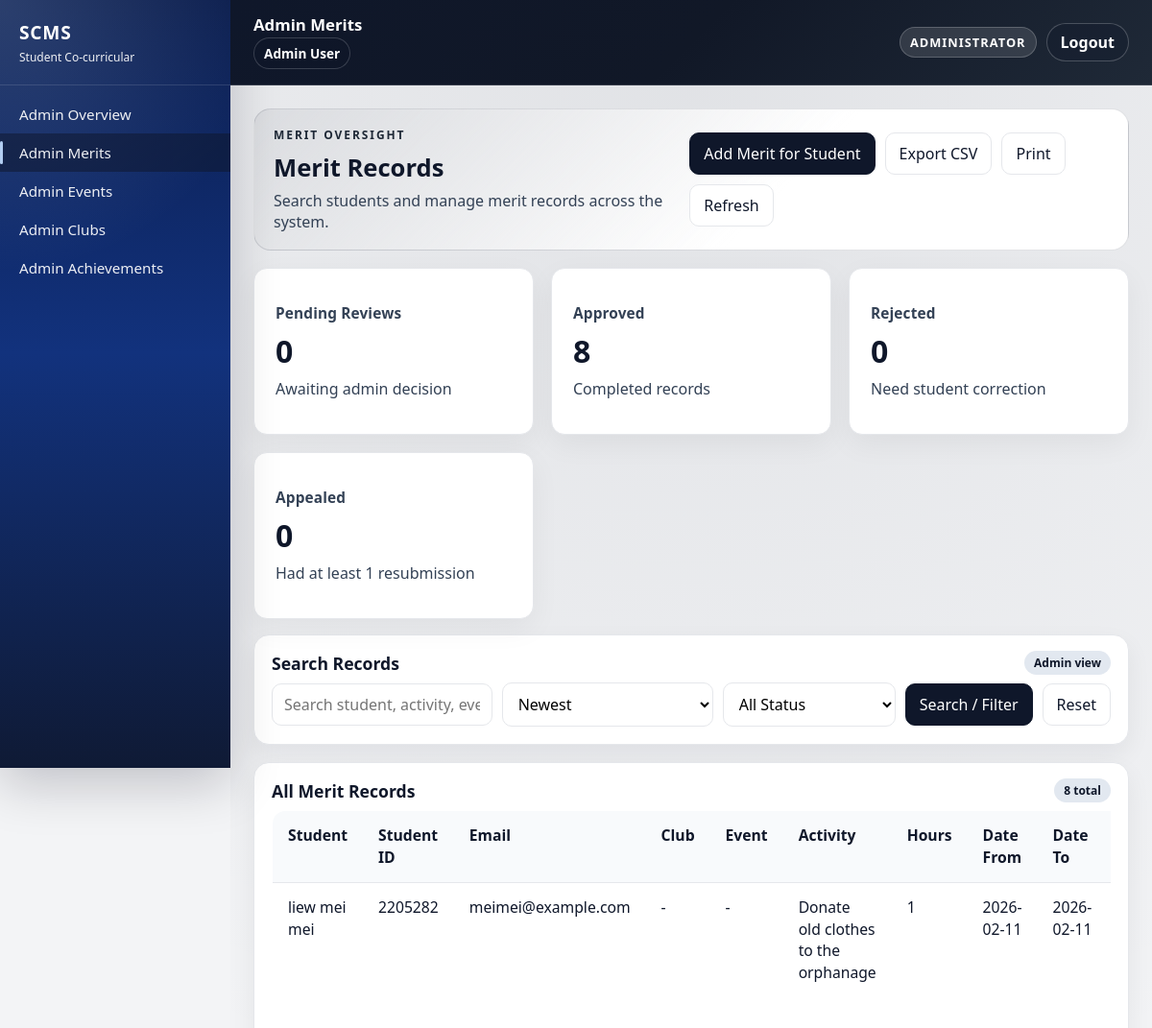
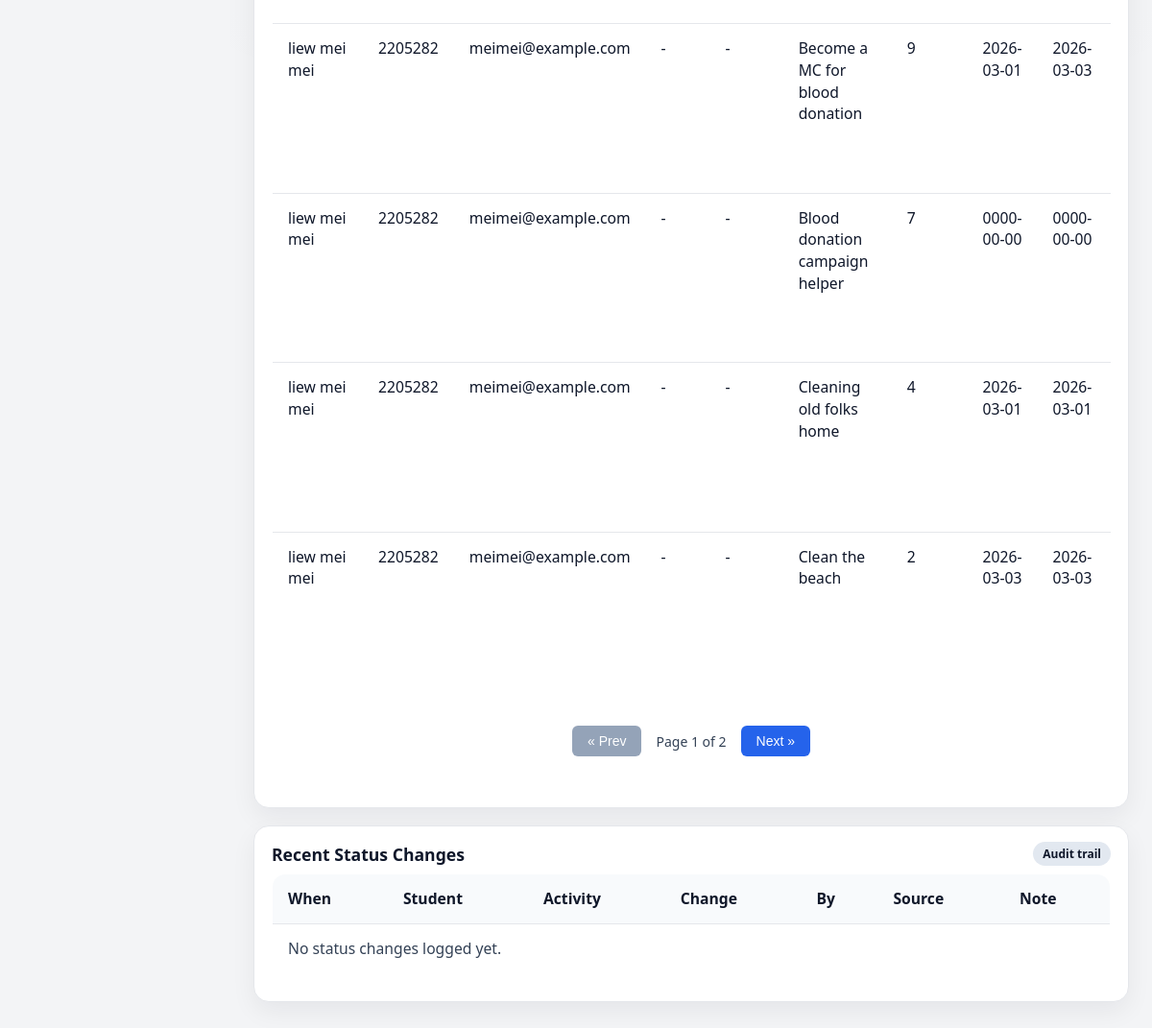
The page /public/index.php?url=merit/index (signed in) on the database its author committed (2 pictures, top to bottom).
### tables this page shows
CREATE TABLE `merits` (
  `meritID` int(11) NOT NULL,
  `userID` int(11) NOT NULL,
  `eventID` int(11) DEFAULT NULL,
  `activityName` varchar(150) NOT NULL,
  `hours` int(11) NOT NULL,
  `dateFrom` date DEFAULT NULL,
  `dateTo` date DEFAULT NULL,
  `status` enum('pending','approved','rejected') NOT NULL DEFAULT 'pending',
  `submitted_at` timestamp NOT NULL DEFAULT current_timestamp(),
  `reviewed_at` timestamp NULL DEFAULT NULL,
  `reviewed_by` int(11) DEFAULT NULL,
  `review_note` text DEFAULT NULL,
  `evidence_path` varchar(255) DEFAULT NULL,
  `appeal_note` text DEFAULT NULL,
  `appealed_at` datetime DEFAULT NULL,
  `resubmission_count` int(11) NOT NULL DEFAULT 0,
  `last_resubmitted_at` datetime DEFAULT NULL
);

CREATE TABLE `users` (
  `userID` int(11) NOT NULL,
  `student_id` varchar(20) NOT NULL,
  `name` varchar(100) NOT NULL,
  `email` varchar(100) NOT NULL,
  `passwordHash` varchar(255) NOT NULL,
  `isAdmin` tinyint(1) DEFAULT 0,
  `created_at` timestamp NOT NULL DEFAULT current_timestamp()
);

### app/models/Merit.php (called while the page is built, shortened)
<?php
class Merit {
    public static function getAllWithUser($search = null, $sort = null, $status = null) {
        $db = Database::connect();
        $allowedSort = [
            'meritID' => 'm.meritID',
            'activityName' => 'm.activityName',
            'eventTitle' => 'e.eventTitle',
            'clubName' => 'cc.clubName',
            'hours' => 'm.hours',
            'dateFrom' => 'm.dateFrom',
            'dateTo' => 'm.dateTo',
            'student' => 'u.name',
            'student_id' => 'u.student_id',
            'status' => 'm.status',
        ];
        $sortColumn = $allowedSort[$sort] ?? 'm.meritID';
        $sql = "SELECT m.*, u.name AS userName, u.email AS userEmail, u.student_id AS studentId,
                       e.eventTitle, e.eventDate, e.eventHours, cc.clubName
                FROM merits m
                JOIN users u ON u.userID = m.userID
                LEFT JOIN events e ON e.eventID = m.eventID
                LEFT JOIN club_catalog cc ON cc.clubCatalogID = e.clubCatalogID";
        $params = [];
        $sql .= " ORDER BY {$sortColumn} DESC";
        $stmt = $db->prepare($sql);
        $stmt->execute($params);
        return $stmt->fetchAll(PDO::FETCH_ASSOC);
    }
}
?>

### app/views/admin/merit_index.php (the view, shortened to what this page needs)
<?php require "../app/views/layout/header.php"; ?>
<?php require "../app/views/layout/sidebar.php"; ?>
<div class="main module-page">
    <div class="topbar admin-topbar">
        <div class="topbar-left">
            <div class="topbar-title">Admin Merits</div>
            <div class="topbar-user-inline">
                <?= htmlspecialchars($_SESSION['user_name'] ?? '', ENT_QUOTES, 'UTF-8'); ?>
            </div>
        </div>
        <div class="topbar-actions">
            <div class="admin-badge">Administrator</div>
            <form method="POST" action="index.php?url=auth/logout">
                <button type="submit" class="topbar-logout">Logout</button>
            </form>
        </div>
    </div>
    <div class="content admin-content">
        <div class="content-inner">
    <?php
        $exportParams = ['url' => 'merit/export'];
        $exportUrl = 'index.php?' . http_build_query($exportParams);
        $pendingCount = 0;
        $approvedCount = 0;
        $rejectedCount = 0;
        $appealedCount = 0;
        if (is_array($merits)) {
            foreach ($merits as $row) {
                $statusCountValue = (string) ($row['status'] ?? 'pending');
                if ($statusCountValue === 'approved') {
                    $approvedCount++;
                } elseif ($statusCountValue === 'rejected') {
                    $rejectedCount++;
                } else {
                    $pendingCount++;
                }
            }
        }
    ?>
    <div class="admin-hero">
        <div>
            <div class="admin-eyebrow">Merit Oversight</div>
            <h1 class="admin-title">Merit Records</h1>
            <p class="admin-subtitle">Search students and manage merit records across the system.</p>
        </div>
        <div class="admin-hero-actions">
            <a class="btn" href="index.php?url=merit/create">Add Merit for Student</a>
            <a class="btn btn-secondary no-print" href="<?= htmlspecialchars($exportUrl, ENT_QUOTES, 'UTF-8') ?>">Export CSV</a>
            <button class="btn btn-secondary" type="button" onclick="window.print()">Print</button>
            <a class="btn btn-secondary" href="index.php?url=merit/index">Refresh</a>
        </div>
    </div>
    <div class="kpi-grid" style="margin-bottom:16px;">
        <div class="kpi-card">
            <div class="kpi-label">Pending Reviews</div>
            <div class="kpi-value"><?= (int) $pendingCount ?></div>
            <div class="kpi-sub">Awaiting admin decision</div>
        </div>
        <div class="kpi-card">
            <div class="kpi-label">Approved</div>
            <div class="kpi-value"><?= (int) $approvedCount ?></div>
            <div class="kpi-sub">Completed records</div>
        </div>
        <div class="kpi-card">
            <div class="kpi-label">Rejected</div>
            <div class="kpi-value"><?= (int) $rejectedCount ?></div>
            <div class="kpi-sub">Need student correction</div>
        </div>
        <div class="kpi-card">
            <div class="kpi-label">Appealed</div>
            <div class="kpi-value"><?= (int) $appealedCount ?></div>
            <div class="kpi-sub">Had at least 1 resubmission</div>
        </div>
    </div>
    <div class="admin-section">
        <div class="admin-section-header">
            <h2 class="admin-section-title">Search Records</h2>
            <span class="admin-section-chip">Admin view</span>
        </div>
        <div class="admin-section-body">
            <form method="GET" class="filter-bar">
                <input
                    type="text"
                    name="search"
                    class="input"
                    placeholder="Search student, activity, event, or club..."
                    value="<?= isset($_GET['search']) ? htmlspecialchars($_GET['search'], ENT_QUOTES, 'UTF-8') : '' ?>">
                <?php $currentSort = $_GET['sort'] ?? 'meritID'; ?>
                <select name="sort" class="input">
                    <option value="meritID" <?= $currentSort === 'meritID' ? 'selected' : '' ?>>Newest</option>
                </select>
                <?php $currentStatus = $_GET['status'] ?? ''; ?>
                <select name="status" class="input">
                    <option value="" <?= $currentStatus === '' ? 'selected' : '' ?>>All Status</option>
                </select>
                <button class="btn" type="submit">Search / Filter</button>
                <a class="btn btn-secondary" href="index.php?url=merit/index">Reset</a>
            </form>
        </div>
    </div>
    <div class="admin-section">
        <div class="admin-section-header">
            <h2 class="admin-section-title">All Merit Records</h2>
            <span class="admin-section-chip"><?= is_array($merits) ? count($merits) : 0 ?> total</span>
        </div>
        <div class="admin-section-body">
            <table class="admin-table co-records-table">
                <tr>
                    <th>Student</th>
                    <th>Student ID</th>
                    <th>Email</th>
                    <th>Club</th>
                    <th>Event</th>
                    <th>Activity</th>
                    <th>Hours</th>
                    <th>Date From</th>
                    <th>Date To</th>
                    <th>Proof</th>
                </tr>
                <?php foreach ($merits as $m): ?>
                    <tr>
                        <td><?= htmlspecialchars($m['userName'] ?? '-', ENT_QUOTES, 'UTF-8') ?></td>
                        <td><?= htmlspecialchars($m['studentId'] ?? '-', ENT_QUOTES, 'UTF-8') ?></td>
                        <td><?= htmlspecialchars($m['userEmail'] ?? '-', ENT_QUOTES, 'UTF-8') ?></td>
                        <td><?= htmlspecialchars((string) ($m['clubName'] ?? '-'), ENT_QUOTES, 'UTF-8') ?></td>
                        <td><?= htmlspecialchars((string) ($m['eventTitle'] ?? '-'), ENT_QUOTES, 'UTF-8') ?></td>
                        <td><?= htmlspecialchars($m['activityName'] ?? '-', ENT_QUOTES, 'UTF-8') ?></td>
                        <td><?= htmlspecialchars($m['hours'] ?? '-', ENT_QUOTES, 'UTF-8') ?></td>
                        <td><?= htmlspecialchars($m['dateFrom'] ?? '-', ENT_QUOTES, 'UTF-8') ?></td>
                        <td><?= htmlspecialchars($m['dateTo'] ?? '-', ENT_QUOTES, 'UTF-8') ?></td>
                        <td>
                        </td>
                    </tr>
                <?php endforeach; ?>
            </table>
        </div>
    </div>
    <div class="admin-section">
        <div class="admin-section-header">
            <h2 class="admin-section-title">Recent Status Changes</h2>
            <span class="admin-section-chip">Audit trail</span>
        </div>
        <div class="admin-section-body">
            <table class="admin-table co-records-table">
                <tr>
                    <th>When</th>
                    <th>Student</th>
                    <th>Activity</th>
                    <th>Change</th>
                    <th>By</th>
                    <th>Source</th>
                    <th>Note</th>
                </tr>
                <?php if (empty($recentStatusLogs)): ?>
                    <tr>
                        <td colspan="7" class="muted">No status changes logged yet.</td>
                    </tr>
                <?php endif; ?>
            </table>
        </div>
    </div>
        </div>
    </div>
</div>
<?php require "../app/views/layout/footer.php"; ?>

### rows shown on the page
merits: userID.name "liew mei mei", userID.student_id "2205282", userID.email "meimei@example.com", clubName "-", eventTitle "-", activityName "Donate old clothes to the orphanage", hours "1", dateFrom "2026-02-11", dateTo "2026-02-11"
merits: userID.name "liew mei mei", userID.student_id "2205282", userID.email "meimei@example.com", clubName "-", eventTitle "-", activityName "Become a MC for blood donation", hours "9", dateFrom "2026-03-01", dateTo "2026-03-03"
merits: userID.name "liew mei mei", userID.student_id "2205282", userID.email "meimei@example.com", clubName "-", eventTitle "-", activityName "Blood donation campaign helper", hours "7", dateFrom "0000-00-00", dateTo "0000-00-00"
merits: userID.name "liew mei mei", userID.student_id "2205282", userID.email "meimei@example.com", clubName "-", eventTitle "-", activityName "Cleaning old folks home", hours "4", dateFrom "2026-03-01", dateTo "2026-03-01"
merits: userID.name "liew mei mei", userID.student_id "2205282", userID.email "meimei@example.com", clubName "-", eventTitle "-", activityName "Clean the beach", hours "2", dateFrom "2026-03-03", dateTo "2026-03-03"

### other values the page prints
$_SESSION['user_name'] "Admin User"
$pendingCount "0"
$approvedCount "8"
$rejectedCount "0"
$appealedCount "0"
count($merits) "8"
